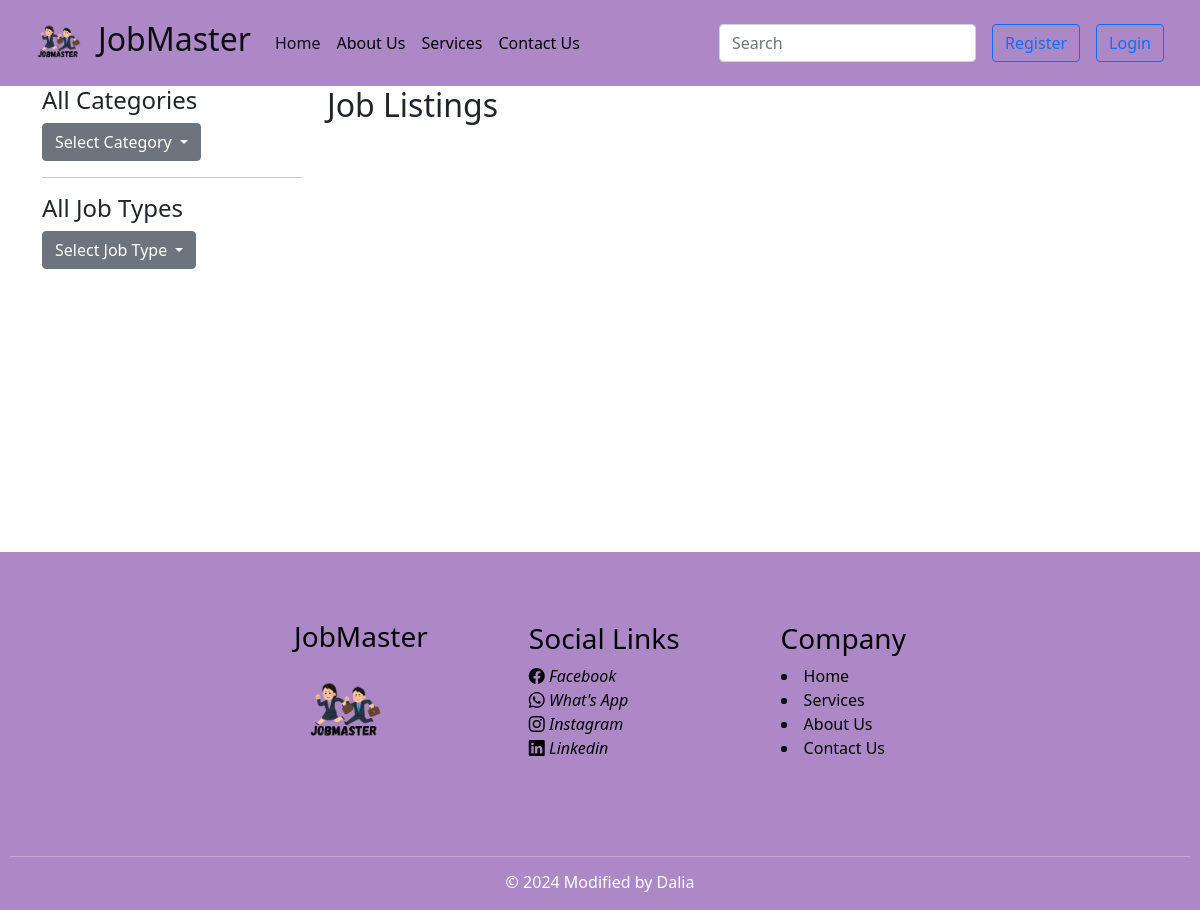
The app's page /, older data.
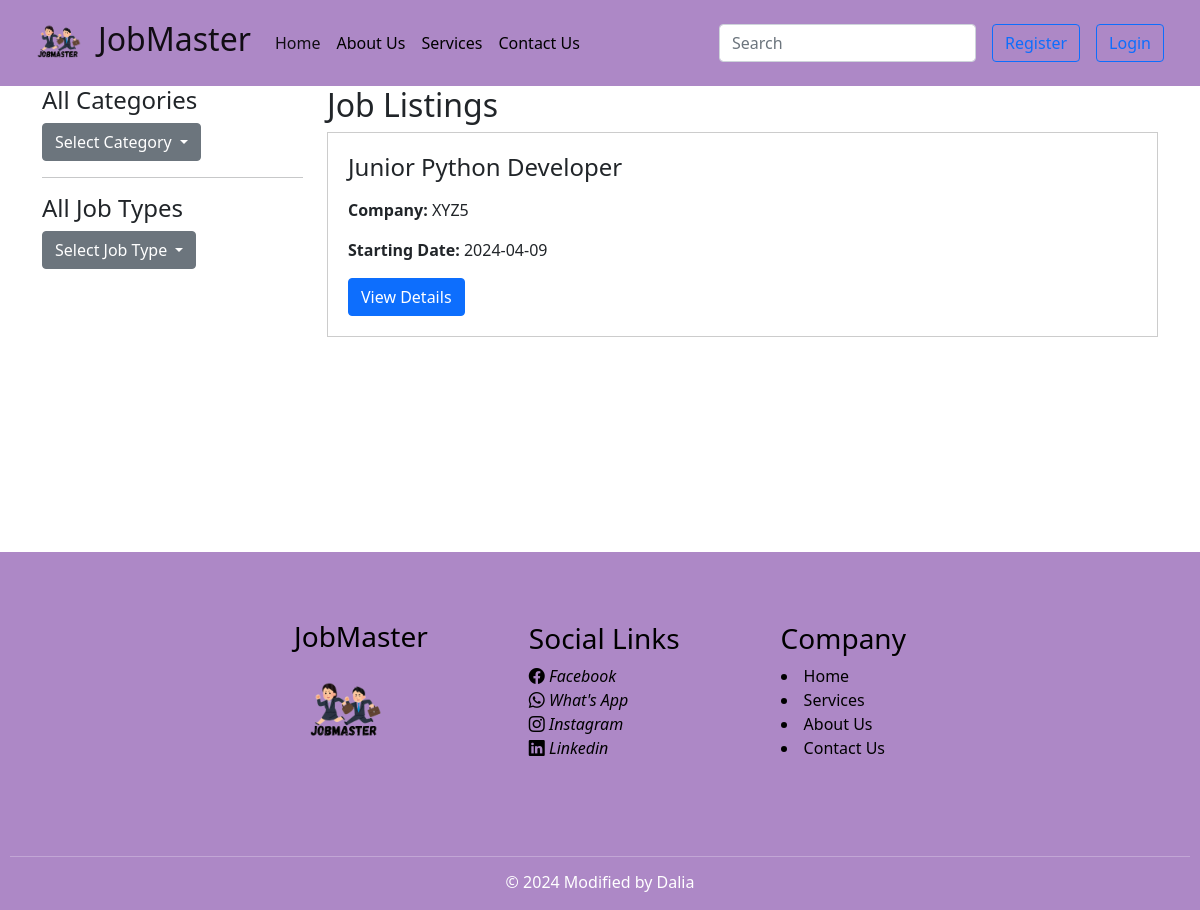
The same page, newer data.
### job/models.py (models this page shows, shortened)
class JobDetails(models.Model):
    title = models.CharField(max_length=100)
    user = models.ForeignKey(User, on_delete = models.CASCADE)
    company_name = models.CharField(max_length=100)
    work_type = models.ManyToManyField(JobType)
    category = models.ManyToManyField(Category)
    starting_date = models.CharField(max_length=100)
    salary = models.DecimalField(max_digits=12, decimal_places=2)
    experience = models.CharField(max_length=50)
    deadline = models.DateField()
    post_date = models.DateField(auto_now_add=True)
    applicants = models.IntegerField(default=0)
    job_about = models.TextField()
    skills = models.ManyToManyField(Skill)
    other_req = models.TextField()
    vacancy = models.IntegerField()

### JobMaster/views.py (the view)
# urls.py: 2. Add a URL to urlpatterns:  path('', Home.as_view(), name='home')
def Home(request, category_slug=None, job_type_slug=None):
    jobs = JobDetails.objects.all()
    if category_slug is not None:
        category = Category.objects.get(slug=category_slug)
        jobs = jobs.filter(category=category)
    if job_type_slug is not None:
        job_type = JobType.objects.get(slug=job_type_slug)
        jobs = jobs.filter(work_type=job_type)
    categories = Category.objects.all()
    job_types = JobType.objects.all()
    return render(request, 'home.html', {'jobs': jobs, 'categories': categories, 'job_types': job_types})

### templates/home.html (shortened to what this page needs)
{% extends 'base.html' %}
{%load static%}
{%block content%}
<main>
<div class="container">
    <div class="row">
        <div class="col-md-3">
            <div class="sidebar">
                <h4>All Categories</h4>
                <div class="dropdown">
                    <button class="btn btn-secondary dropdown-toggle" type="button" id="categoryDropdown" data-toggle="dropdown" aria-haspopup="true" aria-expanded="false">
                        Select Category
                    </button>
                </div>
                <hr>
                <h4>All Job Types</h4>
                <div class="dropdown">
                    <button class="btn btn-secondary dropdown-toggle" type="button" id="jobTypeDropdown" data-toggle="dropdown" aria-haspopup="true" aria-expanded="false">
                        Select Job Type
                    </button>
                </div>
            </div>
        </div>
        <div class="col-md-9">
            <div class="job-listings">
                <h2>Job Listings</h2>
                <div class="job-listings-scrollable">
                    {% for job in jobs %}
                    <div class="job-card">
                        <h4>{{ job.title }}</h4>
                        <p><strong>Company:</strong> {{ job.company_name }}</p>
                        <p><strong>Starting Date:</strong> {{ job.starting_date }}</p>
                        <div class="job-buttons">
                            <a class="btn btn-primary btn-details" href='{% url 'job_details' job.id%}'>View Details</a>
                        </div>
                    </div>
                    {% endfor %}
                </div>
            </div>
        </div>
    </div>
</div>
</main>
{%endblock%}

### templates/base.html (shortened to what this page needs)
{% load static %}
<!DOCTYPE html>
<html lang="en">
  <head>
    <link
      href="https://cdn.jsdelivr.net/npm/bootstrap@5.0.2/dist/css/bootstrap.min.css"
      rel="stylesheet"
    />
    <link href="https://cdn.jsdelivr.net/npm/swiffy-slider@1.6.0/dist/css/swiffy-slider.min.css" rel="stylesheet">
    <link href="https://cdn.jsdelivr.net/npm/bootstrap@5.0.2/dist/css/bootstrap.min.css" rel="stylesheet">
    <link rel="stylesheet" href="https://cdn.jsdelivr.net/npm/bootstrap-icons@1.5.0/font/bootstrap-icons.css">
    <link rel="stylesheet" href="https://cdn.jsdelivr.net/npm/bootstrap-icons@1.3.0/font/bootstrap-icons.css">
    <link rel="stylesheet" href="https://cdnjs.cloudflare.com/ajax/libs/font-awesome/5.15.3/css/all.min.css">
    <link href="https://cdn.jsdelivr.net/npm/swiffy-slider@1.6.0/dist/css/swiffy-slider.min.css" rel="stylesheet">
    <link rel="stylesheet" href="https://cdn.jsdelivr.net/npm/aos@2.3.4/dist/aos.css" />
    <link rel="stylesheet" href="https://stackpath.bootstrapcdn.com/bootstrap/4.5.2/css/bootstrap.min.css">
    <link rel="stylesheet" href="{% static 'style.css'%}">
    <link rel="stylesheet" href="https://maxcdn.bootstrapcdn.com/bootstrap/4.5.2/css/bootstrap.min.css">
    <link href="https://maxcdn.bootstrapcdn.com/bootstrap/5.1.3/css/bootstrap.min.css" rel="stylesheet">
  </head>
  <body>
    <nav class="navbar navbar-expand-lg navbar-light" style="background-color: #AD88C6;">
      <div class="container-fluid">
        <a class="navbar-brand" href='{% url 'home'%}'>
    <div style="display: flex; align-items: center;">
        <img src="{% static 'logo.png'%}" alt="" class="logo" style="width: 60px; height: 60px; margin-right: 10px;">
        <h2>JobMaster</h2>
    </div>
</a>
        <div class="collapse navbar-collapse" id="navbarSupportedContent">
          <ul class="navbar-nav me-auto mb-2 mb-lg-0">
            <li class="nav-item">
              <a class="nav-link active" aria-current="page" href='{%url 'home'%}'>Home</a>
            </li>
            <li class="nav-item">
              <a class="nav-link" href="{% url 'about' %}">About Us</a>
            </li>
            <li class="nav-item">
              <a class="nav-link" href="{%url 'services'%}">Services</a>
            </li>
            <li class="nav-item">
              <a class="nav-link" href="{%url 'contact_us'%}">Contact Us</a>
            </li>
          </ul>
          <form class="d-flex">
            <input
              class="form-control me-2"
              type="search"
              placeholder="Search"
              aria-label="Search"
            />
            {%if request.user.is_authenticated %}
            <a class="btn btn-outline-primary mx-2" type="submit" href='{% url 'user_logout'%}'>
              Logout
            </a>
            {%else%}
            <a class="btn btn-outline-primary mx-2" type="submit" href='{% url 'register'%}'>
              Register
            </a>
            <a class="btn btn-outline-primary mx-2" type="submit" href='{% url 'user_login'%}'>
              Login
            </a>
            {%endif %}
          </form>
        </div>
      </div>
    </nav>
    {%block content%} {%endblock%}
    <footer>
      <div class="footer mt-3" style = 'background-color: #AD88C6; color: black'>
        <div class="company-name m-5"><h3>JobMaster</h3>
                <img src="{% static 'logo.png'%}" alt="" class="logo" style="width: 100px; height: 100px; margin-right: 10px;"></div>
        <div class="social-link m-5">
          <h3>Social Links</h3>
          <a href="https://www.facebook.com" style="text-decoration: none; color: inherit;">
            <i class="bi bi-facebook"> Facebook</i>
          </a>
          <br>
          <a href="https://wa.me/your_whatsapp_number" style="text-decoration: none; color: inherit;">
            <i class="bi bi-whatsapp"> What's App</i>
          </a>
          <br>
          <a href="https://www.instagram.com" style="text-decoration: none; color: inherit;">
            <i class="bi bi-instagram"> Instagram</i>
          </a>
          <br>
          <a href="https://www.linkedin.com" style="text-decoration: none; color: inherit;">
            <i class="bi bi-linkedin"> Linkedin</i>
          </a>
        </div>
        <div class="company m-5">
          <h3>Company</h3>
          <li><a href="{%url 'home'%}" style="text-decoration: none; color: inherit;">Home</a></li>
          <li><a href="{%url 'services'%}" style="text-decoration: none; color: inherit;">Services</a></li>
          <li><a href="{%url 'about'%}" style="text-decoration: none; color: inherit;">About Us</a></li>
          <li><a href="{%url 'contact_us'%}" style="text-decoration: none; color: inherit;">Contact Us</a></li>
        </div>
      </div>
      <div class="owner text-center" style = 'background-color: #AD88C6'>
        <hr>
        <h6>© {% now "Y" %} Modified by Dalia</h6>
      </div>
    </footer>
  </body>
</html>

### static/style.css (style rules this page uses)
.footer { background-color: #AD88C6; color: black; display: flex; justify-content: center; align-items: center; gap: 5px; padding: 20px 0; }
.owner { background-color: #343a40; color: white; text-align: center; padding: 10px; }
body, h1, h2, h3, p, ul, li { margin: 0; padding: 0; }
body { font-family: "Roboto Slab", serif; line-height: 1.6; color: #333; background-color: #FFE6E6; margin: 0; padding: 0; }
main { flex: 1; min-height: 450px; }
footer { margin-top: auto; }
.navbar-nav li.nav-item a.nav-link { text-decoration: none; color: #000; }
.navbar-nav li.nav-item a.nav-link { transition: color 0.3s ease, text-decoration 0.3s ease; }
.job-listings-scrollable { max-height: 500px; overflow-y: auto; }
.job-card { border: 1px solid #ccc; padding: 20px; margin-bottom: 20px; }
.job-buttons { margin-top: 10px; }
button { color: #9e69b6; }
.logo { height: 50px; width: 50px; }

Row changes from the older to the newer data that the page shows:
added JobDetails: title "Junior Python Developer", company_name "XYZ5", starting_date "2024-04-09"
